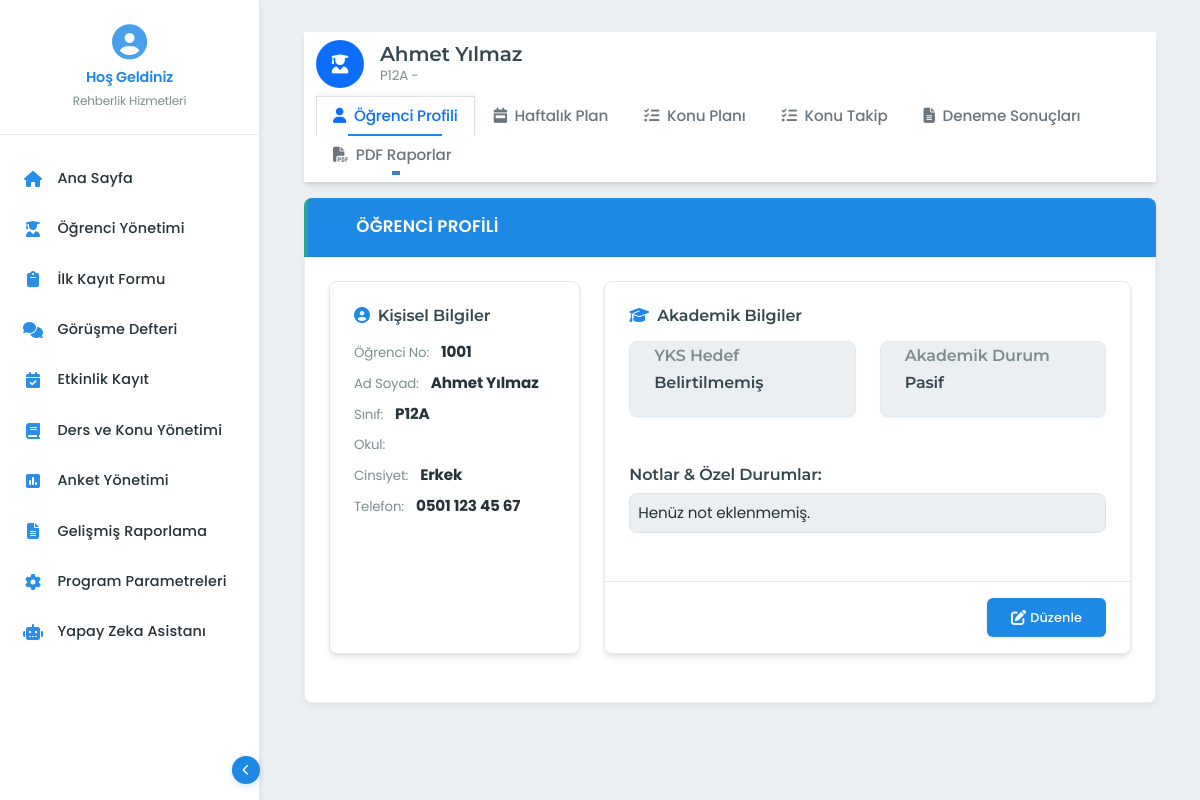
The app's page /ogrenci-yonetimi/1 with its own data.
### app/blueprints/ogrenci_yonetimi/models.py (models this page shows, shortened)
class Ogrenci(db.Model):
    __tablename__ = 'ogrenciler'
    __table_args__ = {'extend_existing': True}
    id = db.Column(db.Integer, primary_key=True)
    numara = db.Column(db.String(20), unique=True, nullable=False)
    ad = db.Column(db.String(50), nullable=False)
    soyad = db.Column(db.String(50), nullable=False)
    sinif = db.Column(db.String(20), nullable=False)
    cinsiyet = db.Column(db.String(10), nullable=False)
    telefon = db.Column(db.String(20), nullable=True)
    eposta = db.Column(db.String(100), nullable=True)
    ders_programlari = relationship("DersProgrami", back_populates="ogrenci", cascade="all, delete-orphan")
    ders_ilerlemeleri = relationship("DersIlerleme", back_populates="ogrenci", cascade="all, delete-orphan")
    konu_takipleri = relationship("KonuTakip", back_populates="ogrenci", cascade="all, delete-orphan")
    deneme_sonuclari = relationship("DenemeSonuc", back_populates="ogrenci", cascade="all, delete-orphan")
    anketleri = relationship("OgrenciAnket", back_populates="ogrenci", cascade="all, delete-orphan")

### app/blueprints/ogrenci_yonetimi/routes.py (the view)
@ogrenci_yonetimi_bp.route('/<int:ogrenci_id>')
def profil(ogrenci_id):
    ogrenci = Ogrenci.query.get_or_404(ogrenci_id)
    set_aktif_ogrenci(ogrenci_id)
    ders_ilerlemeleri = DersIlerleme.query.filter_by(ogrenci_id=ogrenci_id).all()
    dersler = {d.id: d.ad for d in Ders.query.all()}
    deneme_sonuclari = DenemeSonuc.query.filter_by(ogrenci_id=ogrenci_id).order_by(DenemeSonuc.tarih.desc()).limit(5).all()
    ders_programi = DersProgrami.query.filter_by(ogrenci_id=ogrenci_id).all()
    tamamlanan_konular = KonuTakip.query.filter_by(ogrenci_id=ogrenci_id, tamamlandi=True).count()
    ogrenci_ders_ids = set(dp.ders_id for dp in ders_programi)
    toplam_konu_sayisi = Konu.query.filter(Konu.ders_id.in_(ogrenci_ders_ids)).count() if ogrenci_ders_ids else 0
    return render_template('ogrenci_yonetimi/ogrenci_profil.html',
                         ogrenci=ogrenci,
                         ders_ilerlemeleri=ders_ilerlemeleri,
                         dersler=dersler,
                         deneme_sonuclari=deneme_sonuclari,
                         ders_programi=ders_programi,
                         tamamlanan_konular=tamamlanan_konular,
                         toplam_konu_sayisi=toplam_konu_sayisi)

### app/utils/session.py (called while the page is built)
def set_aktif_ogrenci(ogrenci_id):
    session['aktif_ogrenci_id'] = ogrenci_id

def get_aktif_ogrenci():
    try:
        if 'aktif_ogrenci_id' in session:
            return Ogrenci.query.get(session['aktif_ogrenci_id'])
    except Exception:
        pass
    return None

### app/blueprints/ogrenci_yonetimi/templates/ogrenci_yonetimi/ogrenci_profil.html (shortened to what this page needs)
{% extends "base.html" %}
{% block content %}
{% with active_tab='profil' %}
    {% include 'student_tabs.html' %}
{% endwith %}
<div class="modern-section">
    <div class="modern-section-title">
        <div class="d-flex align-items-center">
            <i class="fas fa-id-card me-2"></i>
            <span>ÖĞRENCİ PROFİLİ</span>
        </div>
    </div>
    <div class="modern-panel p-4">
        <div class="row">
            <div class="col-md-4 mb-4">
                <div class="card shadow-sm h-100">
                    <div class="card-body">
                        <h5 class="card-title mb-3"><i class="fas fa-user-circle text-primary me-2"></i>Kişisel Bilgiler</h5>
                        <div class="mb-2">
                            <span class="text-muted small">Öğrenci No:</span>
                            <strong class="ms-2">{{ ogrenci.numara }}</strong>
                        </div>
                        <div class="mb-2">
                            <span class="text-muted small">Ad Soyad:</span>
                            <strong class="ms-2">{{ ogrenci.ad }} {{ ogrenci.soyad }}</strong>
                        </div>
                        <div class="mb-2">
                            <span class="text-muted small">Sınıf:</span>
                            <strong class="ms-2">{{ ogrenci.sinif }}</strong>
                        </div>
                        <div class="mb-2">
                            <span class="text-muted small">Okul:</span>
                        </div>
                        <div class="mb-2">
                            <span class="text-muted small">Cinsiyet:</span>
                            <strong class="ms-2">{{ ogrenci.cinsiyet }}</strong>
                        </div>
                        {% if ogrenci.telefon %}
                        <div class="mb-2">
                            <span class="text-muted small">Telefon:</span>
                            <strong class="ms-2">{{ ogrenci.telefon }}</strong>
                        </div>
                        {% endif %}
                    </div>
                </div>
            </div>
            <div class="col-md-8 mb-4">
                <div class="card shadow-sm h-100">
                    <div class="card-body">
                        <h5 class="card-title mb-3"><i class="fas fa-graduation-cap text-primary me-2"></i>Akademik Bilgiler</h5>
                        <div class="row">
                            <div class="col-md-6 mb-3">
                                <div class="card bg-light">
                                    <div class="card-body py-2">
                                        <h6 class="card-subtitle mb-2 text-muted">YKS Hedef</h6>
                                        <h5 class="card-title">{{ ogrenci.hedef or 'Belirtilmemiş' }}</h5>
                                    </div>
                                </div>
                            </div>
                            <div class="col-md-6 mb-3">
                                <div class="card bg-light">
                                    <div class="card-body py-2">
                                        <h6 class="card-subtitle mb-2 text-muted">Akademik Durum</h6>
                                        <h5 class="card-title">{% if ogrenci.aktif %}Aktif{% else %}Pasif{% endif %}</h5>
                                    </div>
                                </div>
                            </div>
                        </div>
                        <div class="mt-2">
                            <h6 class="mb-2">Notlar & Özel Durumlar:</h6>
                            <p class="card-text border p-2 rounded bg-light">
                                {{ ogrenci.notlar or 'Henüz not eklenmemiş.' }}
                            </p>
                        </div>
                    </div>
                    <div class="card-footer bg-white">
                        <div class="d-flex justify-content-end">
                            <a href="{{ url_for('ogrenci_yonetimi.duzenle', ogrenci_id=ogrenci.id) }}" class="btn btn-primary btn-sm">
                                <i class="fas fa-edit me-1"></i> Düzenle
                            </a>
                        </div>
                    </div>
                </div>
            </div>
        </div>
    </div>
</div>
{% endblock %}

### app/templates/student_tabs.html (shortened to what this page needs)
<div class="container-fluid bg-white shadow-sm py-2 mb-3">
    <div class="row align-items-center mb-2">
        <div class="col-md-8">
            <div class="d-flex align-items-center">
                <div class="bg-primary rounded-circle d-flex align-items-center justify-content-center me-3" style="width: 48px; height: 48px;">
                </div>
                <div>
                    <h5 class="mb-0 fw-semibold">{{ ogrenci.ad }} {{ ogrenci.soyad }}</h5>
                    <p class="text-muted mb-0 small">{{ ogrenci.sinif }} - {{ ogrenci.okul }}</p>
                </div>
            </div>
        </div>
    </div>
    <ul class="nav nav-tabs border-0" id="student-tabs" role="tablist">
        <li class="nav-item" role="presentation">
            <a href="{{ url_for('ogrenci_yonetimi.profil', ogrenci_id=ogrenci.id) }}"
               class="nav-link px-3 py-2 rounded-0 {% if active_tab == 'profil' %}active{% endif %}">
                <i class="fas fa-user me-1"></i> Öğrenci Profili
            </a>
        </li>
        <li class="nav-item" role="presentation">
            <a href="{{ url_for('calisma_programi.haftalik_plan', ogrenci_id=ogrenci.id) }}"
               class="nav-link px-3 py-2 rounded-0 {% if active_tab == 'haftalik_plan' %}active{% endif %}">
                <i class="fas fa-calendar-week me-1"></i> Haftalık Plan
            </a>
        </li>
        <li class="nav-item" role="presentation">
            <a href="{{ url_for('calisma_programi.konu_plani', ogrenci_id=ogrenci.id) }}"
               class="nav-link px-3 py-2 rounded-0 {% if active_tab == 'konu_plani' %}active{% endif %}">
                <i class="fas fa-list-check me-1"></i> Konu Planı
            </a>
        </li>
        <li class="nav-item" role="presentation">
            <a href="{{ url_for('calisma_programi.konu_takip', ogrenci_id=ogrenci.id) }}"
               class="nav-link px-3 py-2 rounded-0 {% if active_tab == 'konu_takip' %}active{% endif %}">
                <i class="fas fa-tasks me-1"></i> Konu Takip
            </a>
        </li>
        <li class="nav-item" role="presentation">
            <a href="{{ url_for('deneme_sinavlari.sonuclar', ogrenci_id=ogrenci.id) }}"
               class="nav-link px-3 py-2 rounded-0 {% if active_tab == 'deneme_sonuclari' %}active{% endif %}">
                <i class="fas fa-file-alt me-1"></i> Deneme Sonuçları
            </a>
        </li>
        <li class="nav-item dropdown">
            <a class="nav-link dropdown-toggle px-3 py-2 rounded-0" data-bs-toggle="dropdown" href="#" role="button" aria-expanded="false">
                <i class="fas fa-file-pdf me-1"></i> PDF Raporlar
            </a>
        </li>
    </ul>
</div>

### app/static/css/styles.css (style rules this page uses)
.modern-section { margin-bottom: 1.5rem; }
.modern-section-title { background-color: #0b3d91; color: white; padding: 0.75rem 1.25rem; border-radius: 4px 4px 0 0; font-weight: 600; letter-spacing: 0.5px; border-left: 4px solid #e30a17; }
.modern-panel { background-color: #fff; border: 1px solid #dee2e6; border-top: none; border-radius: 0 0 4px 4px; padding: 1.25rem; }
:root { --primary-color: #2c3e50; --primary-light: #34495e; --primary-dark: #1e2a36; --secondary-color: #3498db; --secondary-light: #5dade2; --secondary-dark: #2874a6; --accent-color: #16a085; --warning-color: #f39c12; --danger-color: #c0392b; --info-color: #2980b9; --success-color: #27ae60; --light-color: #f8f9fa; --dark-color: #2c3e50; --text-color: #333333; --text-muted: #7f8c8d; --border-color: #ecf0f1; --bg-light: #f5f7f9; --bg-white: #ffffff; --bg-gradient: linear-gradient(to right, var(--primary-color), var(--primary-dark)); --shadow-sm: 0 2px 4px rgba(0, 0, 0, 0.05); --shadow-md: 0 4px 6px -1px rgba(0, 0, 0, 0.1), 0 2px 4px -1px rgba(0, 0, 0, 0.06); --shadow-lg: 0 10px 15px -3px rgba(0, 0, 0, 0.1), 0 4px 6px -2px rgba(0, 0, 0, 0.05); --radius-sm: 0.25rem; --radius-md: 0.5rem; --radius-lg: 0.75rem; --radius-xl: 1rem; --transition: all 0.2s ease; --card-shadow: 0 4px 6px -1px rgba(0, 0, 0, 0.1), 0 2px 4px -1px rgba(0, 0, 0, 0.06); --card-shadow-hover: 0 10px 15px -3px rgba(0, 0, 0, 0.1), 0 4px 6px -2px rgba(0, 0, 0, 0.05); --sidebar-width: 260px; --sidebar-collapsed-width: 70px; --header-height: 60px; --border-radius: 0.5rem; --transition-smooth: all 0.25s cubic-bezier(0.4, 0, 0.2, 1); }
body { font-family: 'Inter', system-ui, -apple-system, 'Segoe UI', Helvetica, Arial, sans-serif; color: var(--text-color); background-color: var(--bg-light); line-height: 1.5; font-size: 0.9rem; overflow-x: hidden; -webkit-font-smoothing: antialiased; -moz-osx-font-smoothing: grayscale; letter-spacing: -0.01em; }
.card { border-radius: var(--radius-lg); border: none; box-shadow: var(--shadow-md); margin-bottom: 1.5rem; transition: all 0.3s ease; overflow: hidden; background-color: var(--bg-white); position: relative; }
.card-body { padding: 1.5rem; }
.card-footer { background-color: rgba(245, 247, 251, 0.5); border-top: 1px solid var(--border-color); padding: 1rem 1.5rem; }
.modern-section { margin-bottom: 2rem; position: relative; }
.modern-section-title { background-color: var(--bg-white); color: var(--primary-color); padding: 1rem 1.5rem; font-weight: 600; font-size: 1rem; border-radius: var(--radius-lg) var(--radius-lg) 0 0; margin-bottom: 0; display: flex; align-items: center; position: relative; border-bottom: 2px solid var(--primary-color); box-shadow: var(--shadow-sm); }
.modern-section-title i, .modern-section-title .fas, .modern-section-title .far, .modern-section-title .fal, .modern-section-title .fab { margin-right: 0.75rem; font-size: 1.1rem; color: var(--primary-color); }
.modern-section-title span { text-transform: none; font-size: 1.05rem; letter-spacing: 0.01em; }
.modern-panel { background-color: white; border: 1px solid var(--border-color); border-top: none; border-radius: 0 0 var(--radius-lg) var(--radius-lg); padding: 1.5rem; box-shadow: var(--shadow-md); position: relative; }
.btn { font-weight: 600; border-radius: var(--radius-md); padding: 0.65rem 1.25rem; font-size: 0.85rem; line-height: 1.5; transition: all 0.3s cubic-bezier(0.4, 0, 0.2, 1); display: inline-flex; align-items: center; justify-content: center; box-shadow: var(--shadow-sm); letter-spacing: 0.01em; position: relative; overflow: hidden; border: none; z-index: 1; }
.btn:before { content: ''; position: absolute; top: 0; left: 0; width: 100%; height: 100%; background: rgba(255, 255, 255, 0.1); transform: translateY(100%); transition: transform 0.3s cubic-bezier(0.4, 0, 0.2, 1); z-index: -1; }
.btn i, .btn .fas, .btn .far, .btn .fal, .btn .fab { margin-right: 0.65rem; font-size: 0.95rem; transition: transform 0.2s ease; }
.btn-sm { padding: 0.5rem 1rem; font-size: 0.8rem; border-radius: var(--radius-md); }
.btn-primary { background: var(--bg-gradient); color: white; }
.text-primary { color: var(--primary-color) !important; }
.text-muted { color: var(--text-muted) !important; }
.fw-semibold { font-weight: 600 !important; }
.bg-light { background-color: var(--bg-light) !important; }
.rounded { border-radius: var(--border-radius) !important; }
.shadow-sm { box-shadow: var(--card-shadow) !important; }

### records on screen
Ogrenci: ad "Ahmet", soyad "Yılmaz", sinif "P12A", numara "1001", cinsiyet "Erkek", telefon "0501 123 45 67"

### other values on screen
{{ ogrenci.hedef or 'Belirtilmemiş' }} "Belirtilmemiş"
{{ ogrenci.notlar or 'Henüz not eklenmemiş.' }} "Henüz not eklenmemiş."
